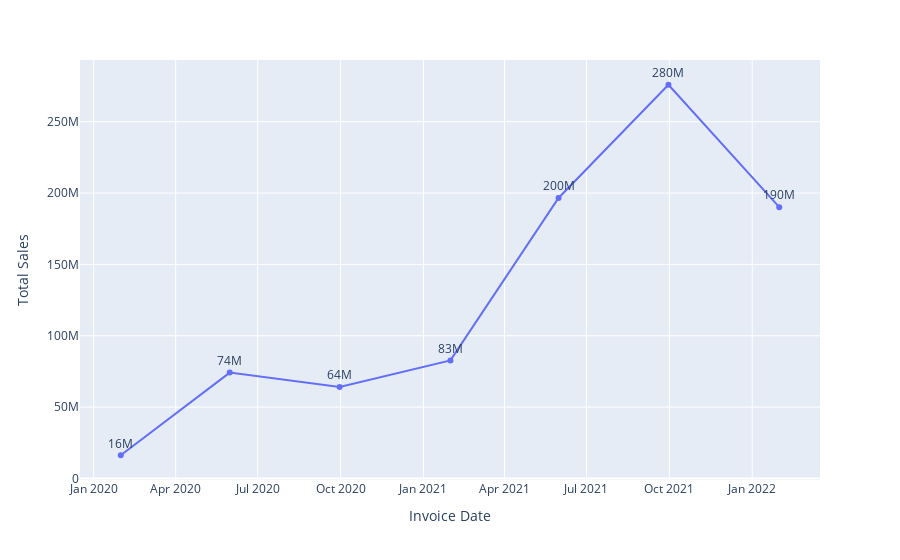

Source (notebook cell):
### Code cell
fig = px.line(df, x="Invoice Date", y="Total Sales", title='', markers=True, text="Total Sales")

fig.update_traces(texttemplate='%{text:.2s}', textposition='top center')
fig.show()

### Figure 1 — Plotly figure (JSON) as saved in the notebook; plotly's stock layout.template omitted (floating-point values rounded to 4 significant figures)
{"data": [{"hovertemplate": "Invoice Date=%{x}<br>Total Sales=%{text}<extra></extra>", "legendgroup": "", "line": {"color": "#636efa", "dash": "solid"}, "marker": {"symbol": "circle"}, "mode": "lines+markers+text", "name": "", "orientation": "v", "showlegend": false, "text": [16253746, 74183585, 64158248, 82710492, 196573342, 275897478, 190125234], "textposition": "top center", "texttemplate": "%{text:.2s}", "type": "scatter", "x": ["2020-01-31T00:00:00", "2020-05-31T00:00:00", "2020-09-30T00:00:00", "2021-01-31T00:00:00", "2021-05-31T00:00:00", "2021-09-30T00:00:00", "2022-01-31T00:00:00"], "xaxis": "x", "y": [16253746, 74183585, 64158248, 82710492, 196573342, 275897478, 190125234], "yaxis": "y"}], "layout": {"legend": {"tracegroupgap": 0}, "margin": {"t": 60}, "xaxis": {"anchor": "y", "domain": [0, 1], "title": {"text": "Invoice Date"}}, "yaxis": {"anchor": "x", "domain": [0, 1], "title": {"text": "Total Sales"}}}}
